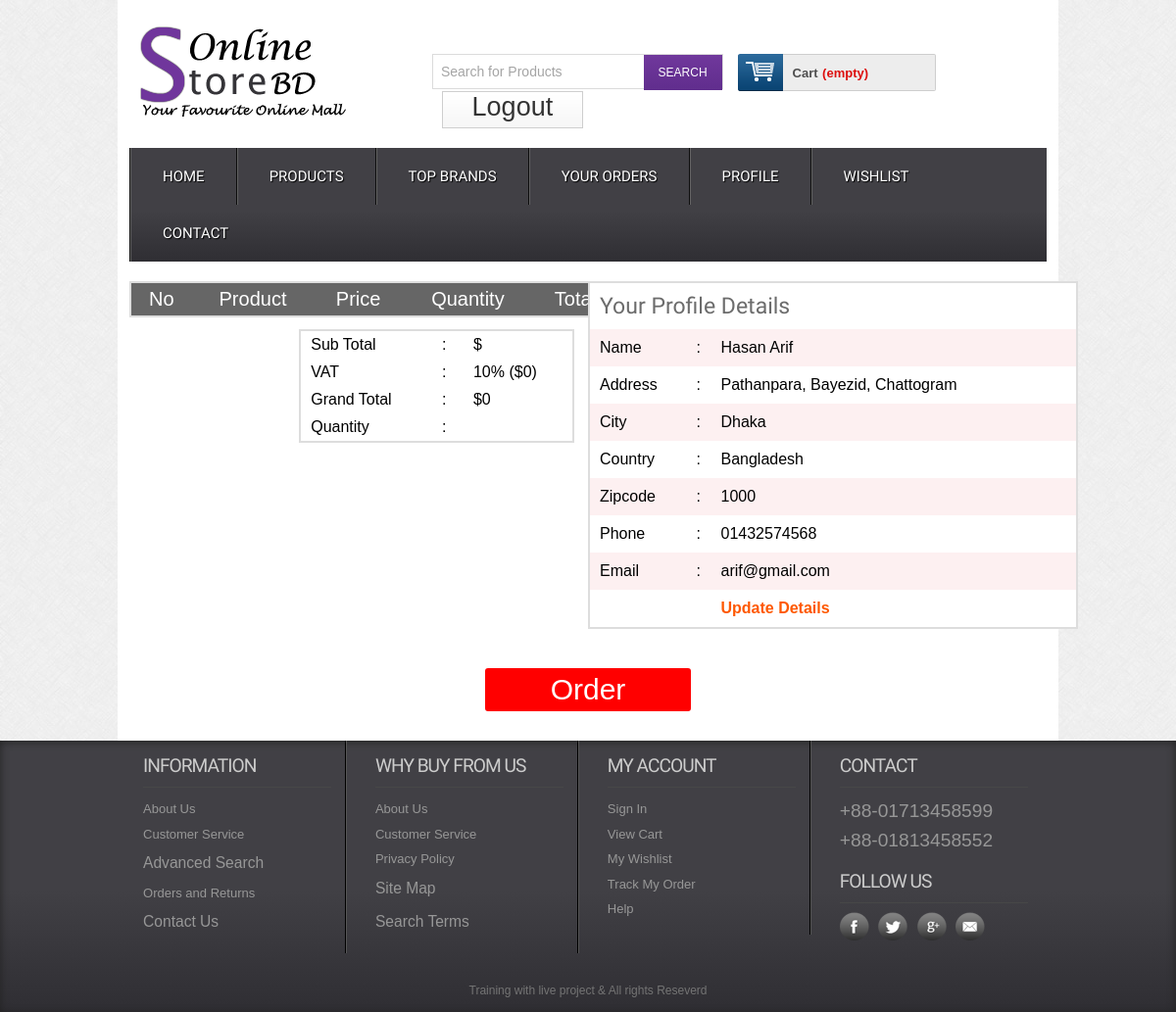
Page /paymentoffline.php (signed in) on the committed database.
### tables this page shows
CREATE TABLE `tbl_customer` (
  `id` int(11) NOT NULL,
  `name` varchar(255) NOT NULL,
  `email` varchar(255) NOT NULL,
  `address` varchar(255) NOT NULL,
  `phone` varchar(255) NOT NULL,
  `pass` varchar(32) NOT NULL,
  `city` varchar(255) NOT NULL,
  `zip` varchar(255) NOT NULL,
  `country` varchar(255) NOT NULL
);

### classes/Customer.php (called while the page is built, shortened)
<?php
$filepath = realpath(dirname(__FILE__));
include_once ($filepath.'/../lib/Database.php');
?>
<?php
class Customer{
	private $db;
	public function __construct(){
		$this->db = new Database();
	}
	public function getCustomerData($id){
		$query = "SELECT * FROM tbl_customer WHERE id = '$id'";
		$result = $this->db->select($query);
		return $result;
	}
}
?>

### lib/Database.php (called while the page is built, shortened)
<?php
class Database{
	public $host   = DB_HOST;
	public $user   = DB_USER;
	public $pass   = DB_PASS;
	public $dbname = DB_NAME;
	public $link;
	private function connectDB(){
		$this->link = new mysqli($this->host, $this->user, $this->pass, $this->dbname);
	}
	public function select($query){
		$result = $this->link->query($query) or die($this->link->error.__LINE__);
		if($result->num_rows > 0){
			return $result;
		} else{
			return false;
		}
	}
}
?>

### lib/Session.php (called while the page is built, shortened)
<?php
class Session{
	public static function get($key){
		if(isset($_SESSION[$key])){
			return $_SESSION[$key];
		} else{
			return false;
		}
	}
}
?>

### paymentoffline.php (the view, shortened to what this page needs)
<?php include'inc/header.php';?>
<div class="main">
	<div class="content">
		<div class="section group">
			<div class="division">
				<table class="tblone">
					<tr>
						<th>No</th>
						<th>Product</th>
						<th>Price</th>
						<th>Quantity</th>
						<th>Total</th>
					</tr>
				</table>
				<table class="tbltwo" style="float:right;text-align:left;" width="40%">
					<tr>
						<td>Sub Total</td>
						<td>:</td>
						<td>$<?php echo $sum;?></td>
					</tr>
					<tr>
						<td>VAT</td>
						<td>:</td>
						<td>10% ($<?php echo $vat = $sum*0.1;?>)</td>
					</tr>
					<tr>
						<td>Grand Total</td>
						<td>:</td>
						<td>$<?php
							$vat = $sum*0.1;
							$gtotal = $vat + $sum;
							echo $gtotal;
						?></td>
					</tr>
					<tr>
						<td>Quantity</td>
						<td>:</td>
						<td><?php echo $qty;?></td>
					</tr>
			   </table>
			</div>
			<div class="division">
			<?php
				$cmrId = Session::get('cmrId');
				$getData = $cmr->getCustomerData($cmrId);
				if($getData){
					while($result = $getData->fetch_assoc()){ ?>
				<table class="tblone">
					<tr>
						<td colspan="3"><h2>Your Profile Details</h2></td>
					</tr>
					<tr>
						<td width="20%">Name</td>
						<td width="5%">:</td>
						<td><?php echo $result['name'];?></td>
					</tr>
					<tr>
						<td>Address</td>
						<td>:</td>
						<td><?php echo $result['address'];?></td>
					</tr>
					<tr>
						<td>City</td>
						<td>:</td>
						<td><?php echo $result['city'];?></td>
					</tr>
					<tr>
						<td>Country</td>
						<td>:</td>
						<td><?php echo $result['country'];?></td>
					</tr>
					<tr>
						<td>Zipcode</td>
						<td>:</td>
						<td><?php echo $result['zip'];?></td>
					</tr>
					<tr>
						<td>Phone</td>
						<td>:</td>
						<td><?php echo $result['phone'];?></td>
					</tr>
					<tr>
						<td>Email</td>
						<td>:</td>
						<td><?php echo $result['email'];?></td>
					</tr>
					<tr>
						<td></td>
						<td></td>
						<td><a href="editprofile.php?cmrId=<?php echo $result['id'];?>">Update Details</a></td>
					</tr>
				</table>
			<?php } } ?>
			</div>
		</div>
	</div>
	<div class="ordernow">
		<a href="?orderid=order">Order</a>
	</div>
</div>
<?php include'inc/footer.php';?>

### css/style.css (style rules this page uses)
html,body,div,span,applet,object,iframe,h1,h2,h3,h4,h5,h6,p,blockquote,pre,a,abbr,acronym,address,big,cite,code,del,dfn,em,img,ins,kbd,q,s,samp,small,strike,strong,sub,sup,tt,var,b,u,i,dl,dt,dd,ol,nav ul,nav li,fieldset,form,label,legend,table,caption,tbody,tfoot,thead,tr,th,td,article,aside,canvas,details,embed,figure,figcaption,footer,header,hgroup,menu,nav,output,ruby,section,summary,time,mark,audio,video { margin:0;padding:0;border:0;font-size:100%;font:inherit;vertical-align:baseline; }
table { border-collapse:collapse;border-spacing:0; }
a { text-decoration:none; }
body { font-family:Arial, Helvetica, sans-serif; background:url(../images/body_bg3.jpg); }
.section { clear: both; padding: 0px; margin: 0px; }
.group:before, .group:after { content:""; display:table; }
.group:after { clear:both; }
.group { zoom:1; }
.content { padding:20px 0; background:#FFF; }
.content h2 { font-size:23px; color:#6C6C6C; font-family: 'Monda', sans-serif; }
.division { width: 50%; float: left; }
.tbltwo { float: right; width: 60%; text-align: left; border: 2px solid #ddd; margin-right: 14px; margin-top: 12px; }
.tbltwo tr td { text-align: justify; padding: 5px 10px; }
.ordernow { padding-bottom: 30px; }
.ordernow a { width: 200px; margin: 20px auto 0; text-align: center; padding: 5px; font-size: 30px; display: block; background: #ff0000; color: #fff; border-radius: 3px; }
.tblone { border: 1px solid #fff; margin-bottom: 12px; width: 100%; }
.tblone th { background: #666 none repeat scroll 0 0; color: #fff; font-size: 20px; padding: 5px 8px; text-align: center; }
.tblone td { padding:10px;text-align:center; }
table.tblone tr:nth-child(2n+1) { background:#fff;height:30px; }
table.tblone tr:nth-child(2n) { background:#fdf0f1;height:30px; }
table.tblone a { color: #fe5800; font-weight: bold; text-decoration: none; }

### paymentoffline.php (style rules this page uses)
.tblone { width:500px; margin:0 auto; border:2px solid #ddd; }
.tblone tr td { text-align: justify; }

### rows in the picture
tbl_customer: name "Hasan Arif", address "Pathanpara, Bayezid, Chattogram", city "Dhaka", country "Bangladesh", zip "1000", phone "01432574568", email "arif@gmail.com"

### other values in the picture
$vat = $sum*0.1 "0"
$gtotal "0"
